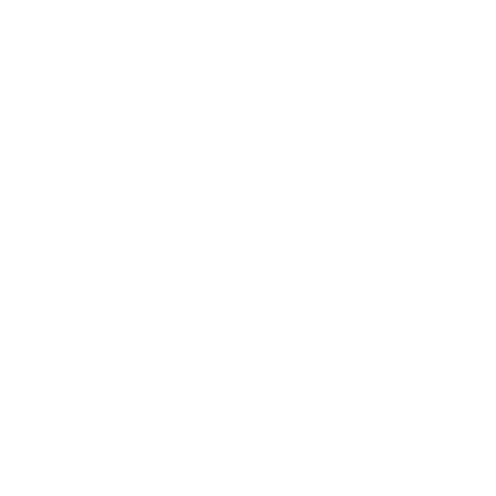
Frame 1 (no input)
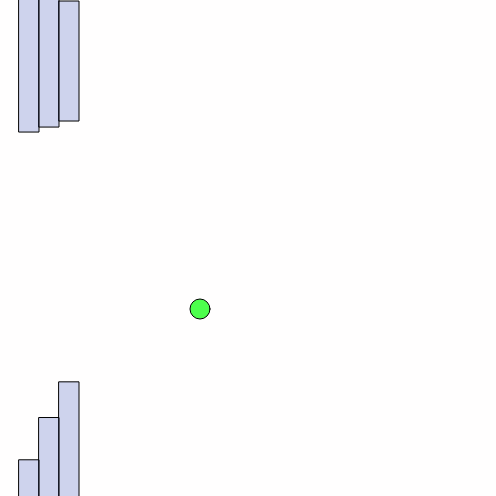
Frame 60 (no input)
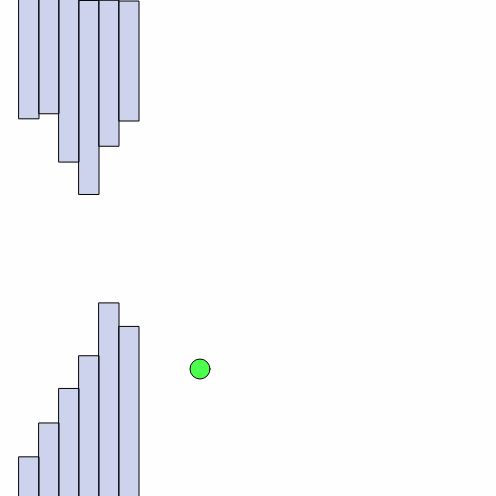
Frame 120 (the mouse pressed at the canvas centre since frame 60)

The p5.js sketch that drew these frames (run headless with seeded random() and noise() and a simulated clock; from frame 60 on, the mouse is pressed at the canvas centre):

// p5.js sketch
// ── sketch.js
function setup() {
  createCanvas(496, 496);
  tab[0]=new przeszkoda_d(0)
  tab[1]= new przeszkoda_g(0)
  tab[2]= new przeszkoda_b()
  tab[3]= new przeszkoda_l(0)
  // tab[4]= new przeszkoda_k(0);
 //tab[5]= new przeszkoda_k(180);
 //tab[6]= new przeszkoda_k(270);
 //tab[7]= new przeszkoda_k(90);
  //noStroke()
}
let c=true

function draw() {
  //console.log(r)
  console.log(lorp)
  if(lorp!=3){
    tabb=[]
  }
  clear()
  background(170, 57, 57,0.6)
  push()
 //clear()
  fill(16,255,16,190)
  ty()
  pop()
  push()
fill(100,120,200,80)
/*if(r>0.3 && r<0.6){
//translate(width,0)
//rotate(PI/2)
lorp=1
}
 if(r<0.3){
  lorp=2
}
if(r>0.6){
  lorp=3
}*/
for(i of tab){

i.drawa()


}
for(i of tabb){
  i.drawa()
}
if(c){
  clear()
  c=false
}
pop()
}

let tab=[]
tabb=[]

function przeszkoda_d(t){
this.x=0

this.t=t
this.h=int(random(100,200))
this.y=500
this.tr=true
this.drawa=function(){
  
 // if(r>0.5){
  //  push()
  // translate(-width,0)
 // rotate(-(PI/2))
//}
//console.log(lorp)
if(lorp==1){
 
  if(y>this.y && x>this.x && x<this.x+20){
    lose()
  }


  if(this.y> height-this.h+3){
this.y-=random(1,3)
  }
rect(this.x,this.y,20,this.h)
this.x++
if(this.x>20 && this.t==0){
  let q=new przeszkoda_d(0)
tab.push(q)
this.t=1
}
if(this.x>430 ){
  this.y+=4
 }

}

}
}

let r=0

function przeszkoda_g(t){
  this.x=0
  
  this.t=t
  this.h=int(random(100,200))
  this.y=-100
  this.tr=true
  this.drawa=function(){
    if(lorp==1){
    if(y<this.y+this.h && x>this.x && x<this.x+20){
     lose()
    }
    if(this.y<-1 ){
  this.y+=random(1,3)
    }
  rect(this.x,this.y,20,this.h)
  this.x++
  if(this.x>20 && this.t==0){
    let q=new przeszkoda_g(0)
  tab.push(q)
  this.t=1
  }
  if(this.x>430 ){
   this.y-=4
  }
  
  
  }
}
  
  
  }
let x=200,y=250, skok=false
let vx=1,vy=2, l=0
let col=[0,0,0,255]
  function ty(){
    if(keyIsDown(LEFT_ARROW)){
x-=2
    }
    if(keyIsDown(RIGHT_ARROW)){
      x+=2
          }
          if(keyIsDown(DOWN_ARROW)){
            y+=1
                }
if(x>width || x<0 || y>height || y<0){
  lose()
}
ellipse(x, y, 20)
y++
if(x>200){
 // x-=0.2
}
if(keyIsDown(UP_ARROW)){
  y-=random(2,4)
  //x+=random(1,2)
 // skok=true
  //vx++
}
if(l==20){
  l=0
  skok=false
}
if(skok){
vy=abs(vx^2)
x-=vx
y-=vy
l++

}
/*c=get(x+21,y)
if(c[0]==col[0] && c[1]==col[1] && c[2]==col[2]&& c[3]==col[3] ){
  lose()
}
c=get(x-21,y)
if(c[0]==col[0] && c[1]==col[1] && c[2]==col[2]&& c[3]==col[3] ){
  lose()
}
c=get(x,y+21)
if(c[0]==col[0] && c[1]==col[1] && c[2]==col[2]&& c[3]==col[3] ){
  lose()
}
c=get(x,y-21)
if(c[0]==col[0] && c[1]==col[1] && c[2]==col[2]&& c[3]==col[3] ){
  lose()
}

if(mouseIsPressed){
  console.log(get(mouseX,mouseY))
}*/

  }


function przeszkoda_b(){
  if(lorp==3){
    this.x=random(500,1500)
    this.y=random(20,480)
  }else{
  this.x=random(600,1000)
  this.y=random(150,350)
  }
this.t=true
this.drawa=function(){
  //if(!lorp){
  //console.log(frameCount/500)
  if(this.t){
    push()
    //noStroke()
    fill(200,120,20,80)
rect(this.x,this.y,50,20)
pop()
if(x>this.x && x<this.x+100 && y>this.y && y<this.y+20){
 lose()
 
}
if(frameCount<1000){
  this.x-=(frameCount/500)+2
}else{
  this.x-=frameCount/500
}


if(this.x<-100){
  //tab.push(new przeszkoda_b())
  if(lorp==3){
    this.x=random(500,1500)
    this.y=random(20,480)
  }else{
  this.x=random(600,1000)
  this.y=random(150,350)
  }
 // this.t=false
}
  }
}
}
//}

function lose(){
//fill(0,0,0)
//rect(0,0,width,height)
  //clear()
  if(lorp==1){
   // r=random(0,1)
    if(random(0,2)>0.5){
      lorp=2
      tab=[]
      tab.push(new przeszkoda_l(0))
    }else{
      lorp=3
      tab=[]
    }
  }else if(lorp==2){
 // r=random(0.2,0.1)
 if(random(0,1)>0.5){
    lorp=1
    tab=[]
    tab.push(new przeszkoda_d(0))
    tab.push(new przeszkoda_g(0))
  }else{
    lorp=3
    tab=[]
  }
  }else if(lorp==3){
   //r=random(0,0.7)
  if(random(0,1)>0.5){
    lorp=1
    tab=[]
    tab.push(new przeszkoda_d(0))
    tab.push(new przeszkoda_g(0))
  }else{
    lorp=2
    tab=[]
    tab.push(new przeszkoda_l(0))
  }
  }
  
  tab.push(new przeszkoda_b())
  x=250
  c=true
y=250
clear()
if(lorp==1){
  x=400
  y=100
  tabb=[]
}
tabb=[]
if(lorp==3){
  for(let i=0;i<10;i++){
tabb.push(new przeszkoda_b())
  }

}else{
  tabb=[]
}

}
//let lorp=1
var lorp=1
function przeszkoda_l(t){
  this.x=-100
  
  this.t=t
  this.h=int(random(100,200))
  this.y=0
  this.tr=true
  this.dx=random(0,400)
  this.drawa=function(){
    if(lorp==2){
    if(y<this.y+20 && x>this.x && x<this.x+this.h && y>this.y){
     lose()
    }
    if(this.x<this.dx ){
  this.x+=random(1,3)
    }
  rect(this.x,this.y,this.h,20)
  this.y++
  if(this.y>random(60,120) && this.t==0){
    let q=new przeszkoda_l(0)
  tab.push(q)
  this.t=1
  }
  if(this.x>430 ){
   this.x-=4
  }
  
}
  }
  
  
  
  }


  /*function przeszkoda_k(a){
    this.y=300
    this.a=a
    this.state=2
    this.pa=a
    this.drawa= function(){
      if(lorp==3){
      //console.log(this.pa)
      if(this.state!=0){
      push()
      rectMode(CENTER)
      translate(width/2,height/2)
      rotate(this.a)
      fill(80,200,90,60)
      rect(0,this.y,200,20)
      this.y-=0.3
     
      //console.log(this.y)
      pop()
    if(this.state==2){
      this.a++
    }
    
    
    
    if(this.y<30){
      this.state=0
      clear()
      if(this.pa==0){
         q=new przeszkoda_k(90)
      }
      if(this.pa==90){
         q=new przeszkoda_k(180)
      }
      if(this.pa==180){
         q=new przeszkoda_k(270)
      }
      if(this.pa==270){
         q=new przeszkoda_k(0)
      }
      
      tab.push(q)
    }
    
      }
    
      }
    }
    }*/
